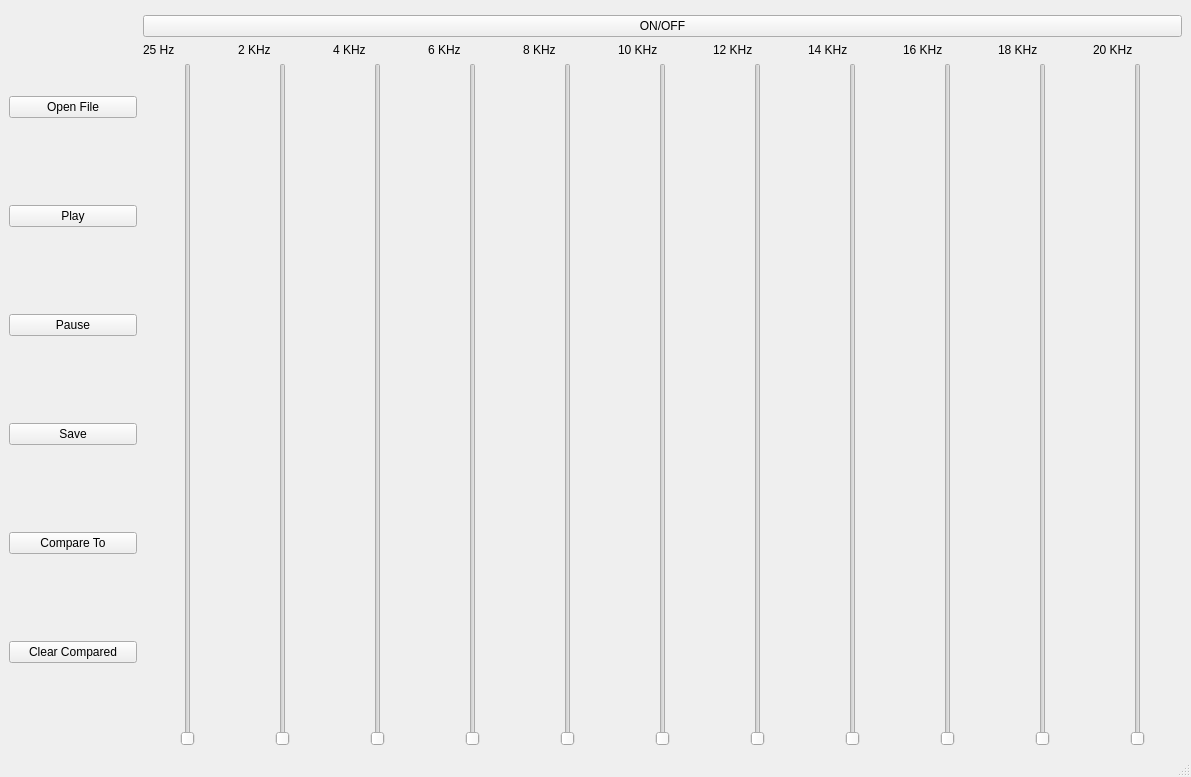
<?xml version="1.0" encoding="UTF-8"?>
<ui version="4.0">
 <class>MainWindow</class>
 <widget class="QMainWindow" name="MainWindow">
  <property name="geometry">
   <rect>
    <x>0</x>
    <y>0</y>
    <width>1191</width>
    <height>777</height>
   </rect>
  </property>
  <property name="windowTitle">
   <string>MainWindow</string>
  </property>
  <widget class="QWidget" name="centralwidget">
   <layout class="QVBoxLayout" name="verticalLayout_17">
    <item>
     <layout class="QVBoxLayout" name="verticalLayout">
      <item>
       <layout class="QVBoxLayout" name="verticalLayout_2">
        <item>
         <widget class="PlotWidget" name="widget" native="true"/>
        </item>
       </layout>
      </item>
      <item>
       <layout class="QHBoxLayout" name="horizontalLayout">
        <item>
         <layout class="QVBoxLayout" name="verticalLayout_3">
          <item>
           <widget class="QPushButton" name="OpenFileButton">
            <property name="text">
             <string>Open File</string>
            </property>
           </widget>
          </item>
          <item>
           <widget class="QPushButton" name="PlayButton">
            <property name="text">
             <string>Play</string>
            </property>
           </widget>
          </item>
          <item>
           <widget class="QPushButton" name="PauseButton">
            <property name="text">
             <string>Pause</string>
            </property>
           </widget>
          </item>
          <item>
           <widget class="QPushButton" name="SaveButton">
            <property name="text">
             <string>Save</string>
            </property>
           </widget>
          </item>
          <item>
           <widget class="QPushButton" name="CompareButton">
            <property name="text">
             <string>Compare To</string>
            </property>
           </widget>
          </item>
          <item>
           <widget class="QPushButton" name="ClearComparedButton">
            <property name="text">
             <string>Clear Compared</string>
            </property>
           </widget>
          </item>
         </layout>
        </item>
        <item>
         <layout class="QVBoxLayout" name="verticalLayout_4">
          <item>
           <widget class="QPushButton" name="OnOff">
            <property name="text">
             <string>ON/OFF</string>
            </property>
           </widget>
          </item>
          <item>
           <layout class="QHBoxLayout" name="horizontalLayout_3">
            <item>
             <layout class="QVBoxLayout" name="verticalLayout_5">
              <item>
               <widget class="QLabel" name="label">
                <property name="text">
                 <string>25 Hz</string>
                </property>
               </widget>
              </item>
              <item>
               <widget class="QSlider" name="verticalSlider">
                <property name="styleSheet">
                 <string notr="true">margin:auto;</string>
                </property>
                <property name="orientation">
                 <enum>Qt::Vertical</enum>
                </property>
               </widget>
              </item>
             </layout>
            </item>
            <item>
             <layout class="QVBoxLayout" name="verticalLayout_9">
              <item>
               <widget class="QLabel" name="label_5">
                <property name="text">
                 <string>2 KHz</string>
                </property>
               </widget>
              </item>
              <item>
               <widget class="QSlider" name="verticalSlider_5">
                <property name="styleSheet">
                 <string notr="true">margin:auto;</string>
                </property>
                <property name="orientation">
                 <enum>Qt::Vertical</enum>
                </property>
               </widget>
              </item>
             </layout>
            </item>
            <item>
             <layout class="QVBoxLayout" name="verticalLayout_10">
              <item>
               <widget class="QLabel" name="label_6">
                <property name="text">
                 <string>4 KHz</string>
                </property>
               </widget>
              </item>
              <item>
               <widget class="QSlider" name="verticalSlider_6">
                <property name="styleSheet">
                 <string notr="true">margin:auto;</string>
                </property>
                <property name="orientation">
                 <enum>Qt::Vertical</enum>
                </property>
               </widget>
              </item>
             </layout>
            </item>
            <item>
             <layout class="QVBoxLayout" name="verticalLayout_12">
              <item>
               <widget class="QLabel" name="label_8">
                <property name="text">
                 <string>6 KHz</string>
                </property>
               </widget>
              </item>
              <item>
               <widget class="QSlider" name="verticalSlider_8">
                <property name="styleSheet">
                 <string notr="true">margin:auto;</string>
                </property>
                <property name="orientation">
                 <enum>Qt::Vertical</enum>
                </property>
               </widget>
              </item>
             </layout>
            </item>
            <item>
             <layout class="QVBoxLayout" name="verticalLayout_15">
              <item>
               <widget class="QLabel" name="label_11">
                <property name="text">
                 <string>8 KHz</string>
                </property>
               </widget>
              </item>
              <item>
               <widget class="QSlider" name="verticalSlider_11">
                <property name="styleSheet">
                 <string notr="true">margin:auto;</string>
                </property>
                <property name="orientation">
                 <enum>Qt::Vertical</enum>
                </property>
               </widget>
              </item>
             </layout>
            </item>
            <item>
             <layout class="QVBoxLayout" name="verticalLayout_14">
              <item>
               <widget class="QLabel" name="label_10">
                <property name="text">
                 <string>10 KHz</string>
                </property>
               </widget>
              </item>
              <item>
               <widget class="QSlider" name="verticalSlider_10">
                <property name="styleSheet">
                 <string notr="true">margin:auto;</string>
                </property>
                <property name="orientation">
                 <enum>Qt::Vertical</enum>
                </property>
               </widget>
              </item>
             </layout>
            </item>
            <item>
             <layout class="QVBoxLayout" name="verticalLayout_13">
              <item>
               <widget class="QLabel" name="label_9">
                <property name="text">
                 <string>12 KHz</string>
                </property>
               </widget>
              </item>
              <item>
               <widget class="QSlider" name="verticalSlider_9">
                <property name="styleSheet">
                 <string notr="true">margin:auto;</string>
                </property>
                <property name="orientation">
                 <enum>Qt::Vertical</enum>
                </property>
               </widget>
              </item>
             </layout>
            </item>
            <item>
             <layout class="QVBoxLayout" name="verticalLayout_8">
              <item>
               <widget class="QLabel" name="label_4">
                <property name="text">
                 <string>14 KHz</string>
                </property>
               </widget>
              </item>
              <item>
               <widget class="QSlider" name="verticalSlider_4">
                <property name="styleSheet">
                 <string notr="true">margin:auto;</string>
                </property>
                <property name="orientation">
                 <enum>Qt::Vertical</enum>
                </property>
               </widget>
              </item>
             </layout>
            </item>
            <item>
             <layout class="QVBoxLayout" name="verticalLayout_11">
              <item>
               <widget class="QLabel" name="label_7">
                <property name="text">
                 <string>16 KHz</string>
                </property>
               </widget>
              </item>
              <item>
               <widget class="QSlider" name="verticalSlider_7">
                <property name="styleSheet">
                 <string notr="true">margin:auto;</string>
                </property>
                <property name="orientation">
                 <enum>Qt::Vertical</enum>
                </property>
               </widget>
              </item>
             </layout>
            </item>
            <item>
             <layout class="QVBoxLayout" name="verticalLayout_7">
              <item>
               <widget class="QLabel" name="label_3">
                <property name="styleSheet">
                 <string notr="true"/>
                </property>
                <property name="text">
                 <string>18 KHz</string>
                </property>
               </widget>
              </item>
              <item>
               <widget class="QSlider" name="verticalSlider_3">
                <property name="styleSheet">
                 <string notr="true">margin:auto;</string>
                </property>
                <property name="orientation">
                 <enum>Qt::Vertical</enum>
                </property>
               </widget>
              </item>
             </layout>
            </item>
            <item>
             <layout class="QVBoxLayout" name="verticalLayout_16">
              <item>
               <widget class="QLabel" name="label_12">
                <property name="styleSheet">
                 <string notr="true"/>
                </property>
                <property name="text">
                 <string>20 KHz</string>
                </property>
               </widget>
              </item>
              <item>
               <widget class="QSlider" name="verticalSlider_12">
                <property name="styleSheet">
                 <string notr="true">margin:auto;</string>
                </property>
                <property name="orientation">
                 <enum>Qt::Vertical</enum>
                </property>
               </widget>
              </item>
             </layout>
            </item>
           </layout>
          </item>
         </layout>
        </item>
       </layout>
      </item>
     </layout>
    </item>
   </layout>
  </widget>
  <widget class="QMenuBar" name="menubar">
   <property name="geometry">
    <rect>
     <x>0</x>
     <y>0</y>
     <width>1191</width>
     <height>22</height>
    </rect>
   </property>
  </widget>
  <widget class="QStatusBar" name="statusbar"/>
 </widget>
 <customwidgets>
  <customwidget>
   <class>PlotWidget</class>
   <extends>QWidget</extends>
   <header>pyqtgraph.h</header>
   <container>1</container>
  </customwidget>
 </customwidgets>
 <resources/>
 <connections/>
</ui>
